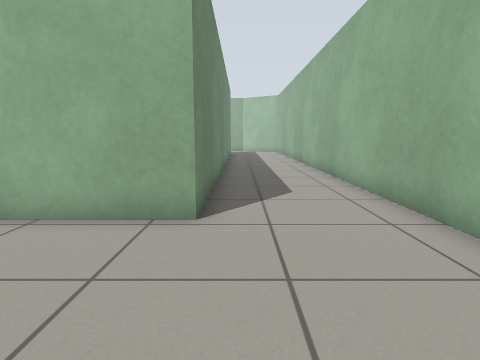
[1] (above)

17 first-person views from a walk through a robot-simulator world made for Gazebo. The camera is 0.72 m above the floor, tilts 8° down and sees 75° across. The floor is counted in squares, 0.5 m on a side. Each view is taken from the middle of a square. On the plan, view 1 faces up. The plan holds only what a view shows up to about 15 squares ahead; the rest is blank.

[2]
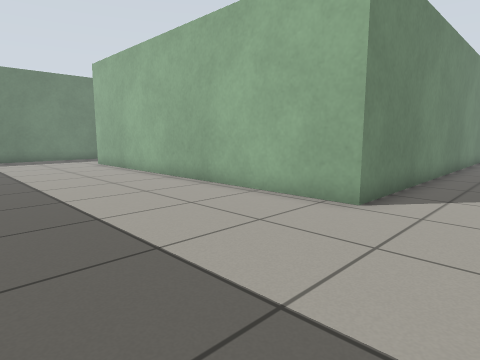

[3]
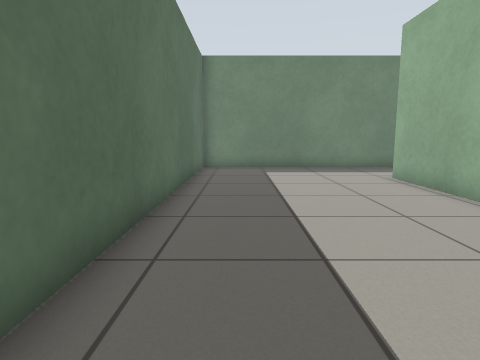

[4]
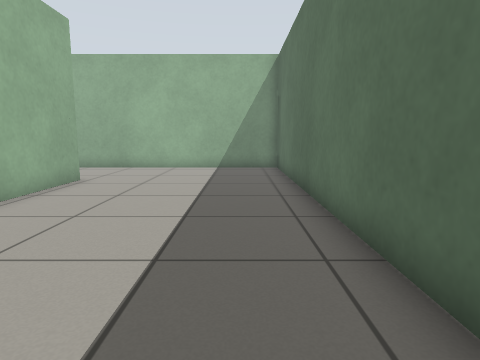

[5]
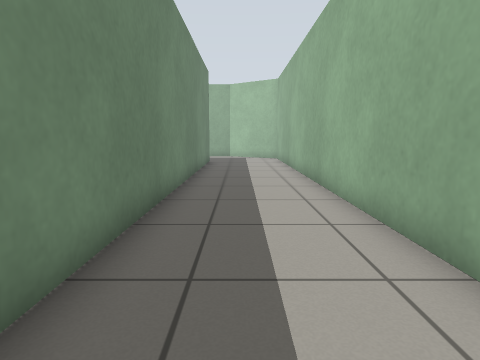

[6]
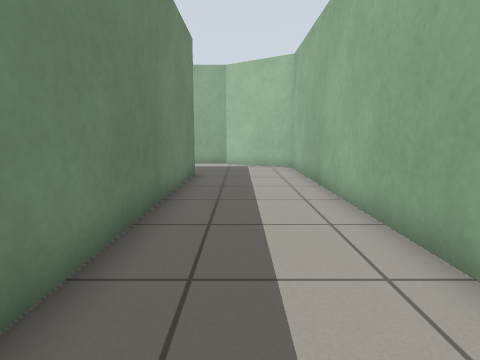

[7]
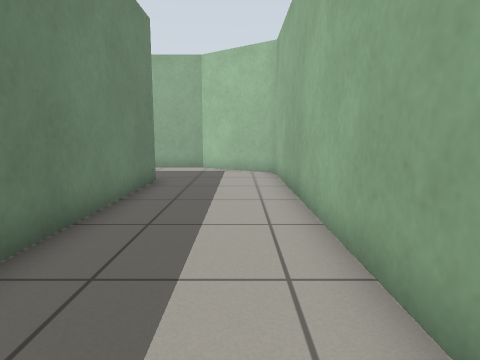

[8]
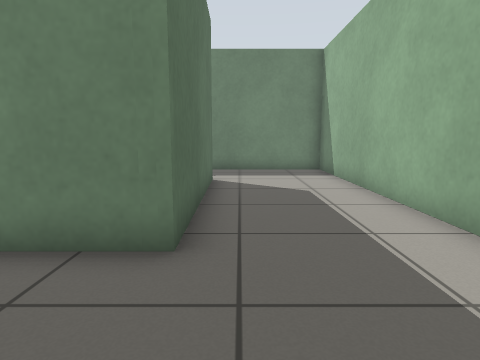

[9]
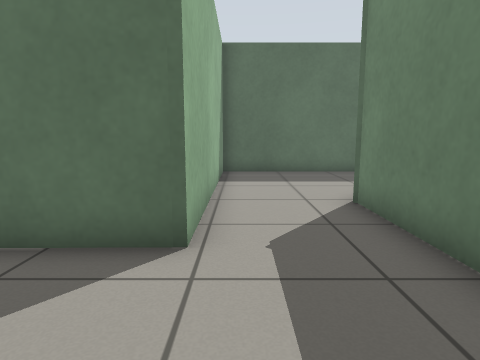

[10]
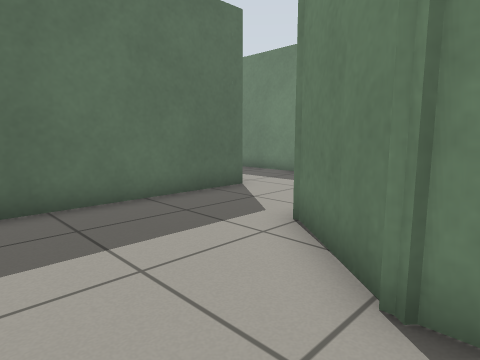

[11]
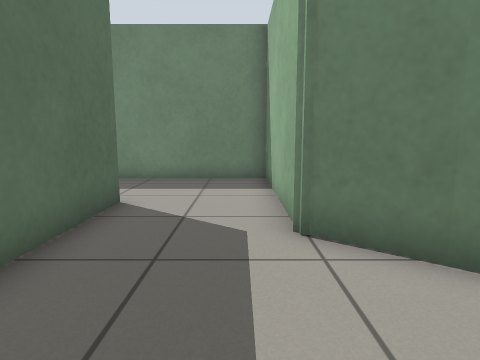

[12]
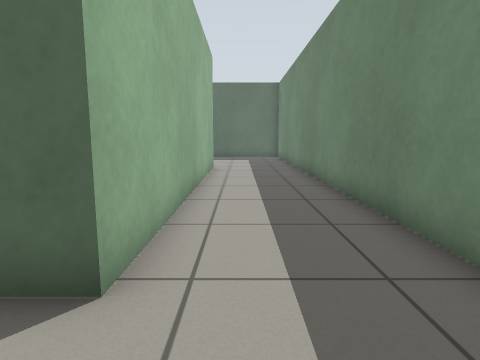

[13]
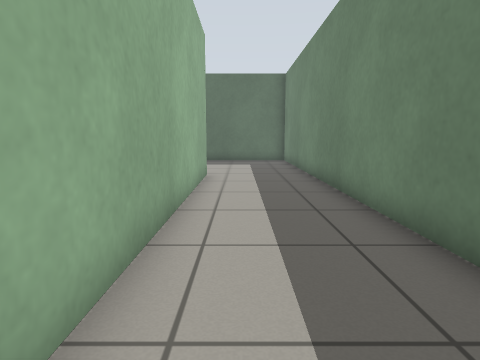

[14]
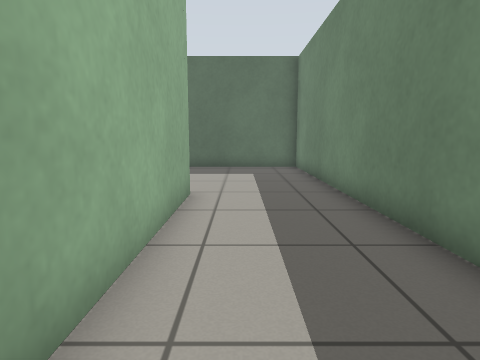

[15]
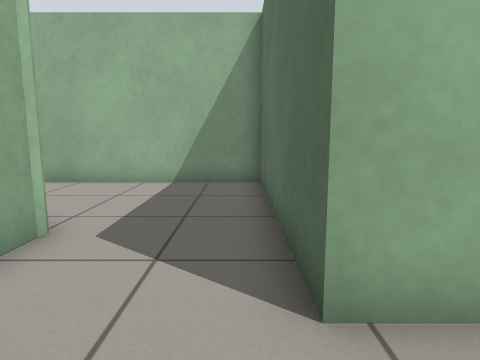

[16]
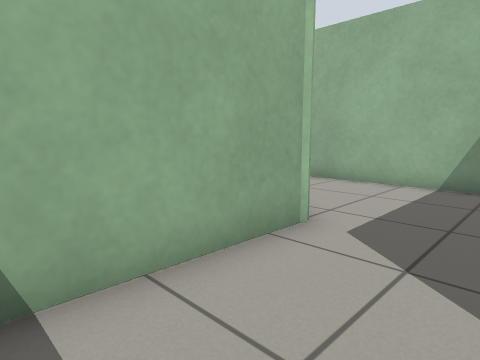

[17]
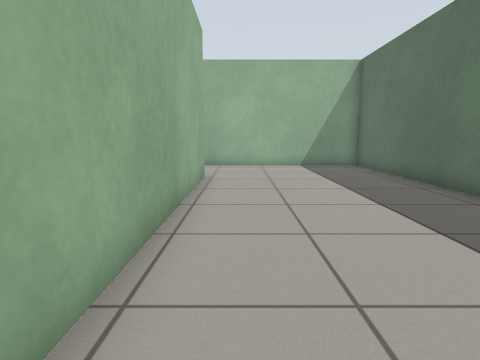

### Floor plan
Points are (right, up) in squares from view 1. A wall is a line through its corners. A room is listed if a view was taken in it or the views show most of it. See-through windows are left out.
Room 1 (views 1, 2, 3, 4, 5, 6, 7, 8, 9, 10, 17)
walls: (-7.3, 21.4) (-7.3, 26.1) (-0.8, 26.2) (-0.8, 5.3) (-14.8, 5.3); (-18.6, 5.5) (-18.6, -1.7) (3.4, -1.7) (3.4, 28.3) (0.3, 30.5) (-10.5, 30.5) (-10.5, 23.2)
ways out: opening at (-17, 5) to room 2; opening at (-9, 22.3) to room 2
Room 2 (views 11, 12, 13, 14, 15, 16)
walls: (-10.5, 23.2) (-12.5, 20.9) (-18.6, 20.9) (-18.6, 5.5); (-14.8, 5.3) (-14.8, 17.4) (-7.3, 17.4) (-7.3, 21.4)
ways out: opening at (-17, 5) to room 1; opening at (-9, 22.3) to room 1

Where each view was taken, in squares from view 1:
view 1: 0 up, 0 right, facing up
view 2: 1 down, 2 right, facing up-left
view 3: 0 up, 4 left, facing left
view 4: 0 up, 11 left, facing right
view 5: 8 up, 1 right, facing up
view 6: 14 up, 1 right, facing up
view 7: 16 up, 2 right, facing up
view 8: 27 up, 3 right, facing left
view 9: 30 up, 8 left, facing down
view 10: 24 up, 8 left, facing down-left
view 11: 20 up, 8 left, facing left
view 12: 20 up, 16 left, facing down
view 13: 17 up, 16 left, facing down
view 14: 13 up, 16 left, facing down
view 15: 18 up, 17 left, facing right
view 16: 18 up, 17 left, facing up-right
view 17: 4 up, 12 left, facing right
